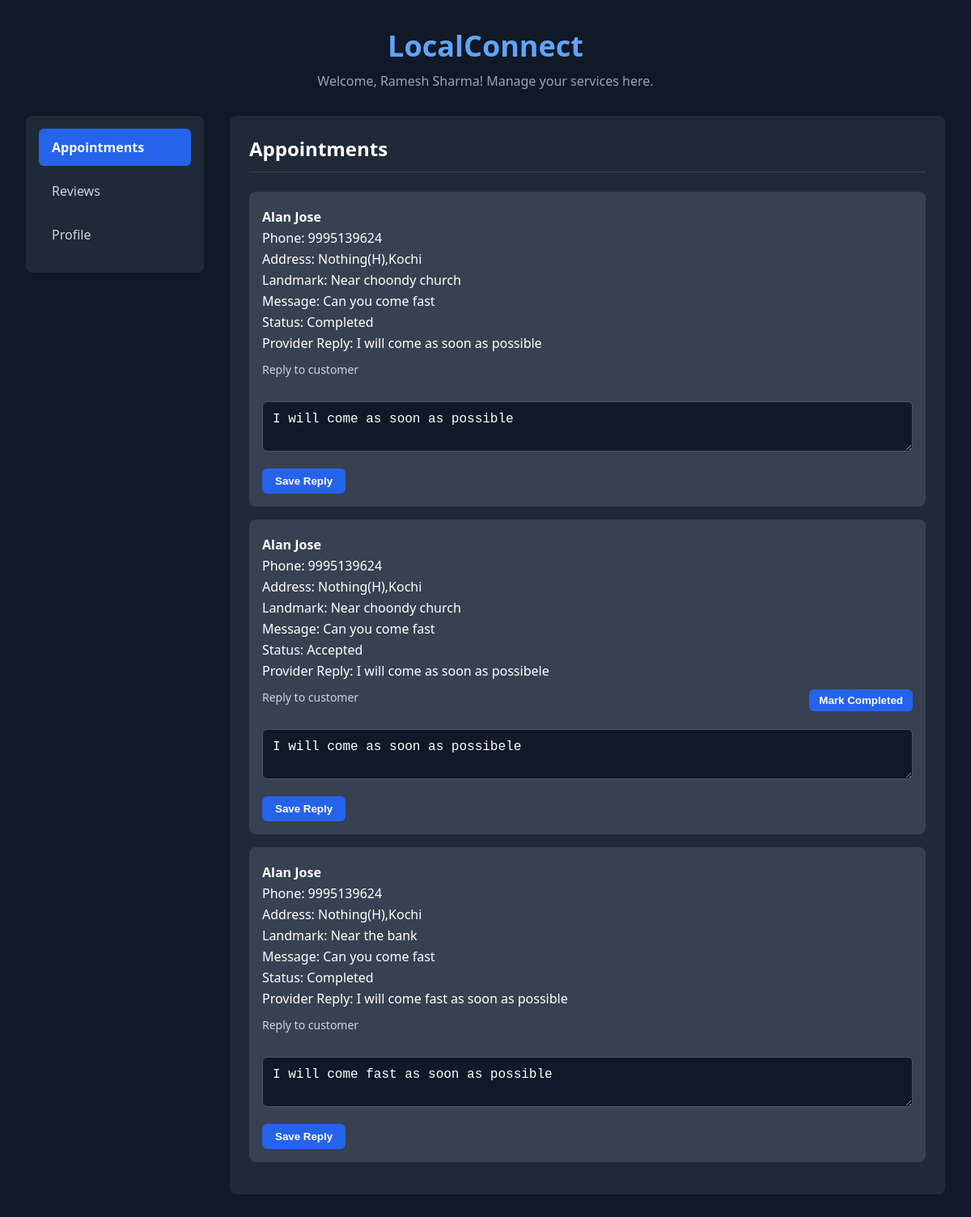
The page /dashboard_provider.php (signed in) on the database its author committed.
### tables this page shows
CREATE TABLE `users` (
  `user_id` int(11) NOT NULL,
  `name` varchar(50) NOT NULL,
  `email` varchar(60) NOT NULL,
  `password` varchar(100) NOT NULL,
  `phone` varchar(14) DEFAULT NULL,
  `role` enum('customer','provider','admin') DEFAULT 'customer',
  `status` enum('pending','approved','rejected') NOT NULL DEFAULT 'pending',
  `address` text DEFAULT NULL,
  `created_at` timestamp NOT NULL DEFAULT current_timestamp()
);

CREATE TABLE `appointments` (
  `appointment_id` int(11) NOT NULL,
  `user_id` int(11) NOT NULL,
  `provider_id` int(11) NOT NULL,
  `service_id` int(11) NOT NULL,
  `appointment_date` timestamp NOT NULL DEFAULT current_timestamp(),
  `address` text DEFAULT NULL,
  `landmark` varchar(255) DEFAULT NULL,
  `message` text DEFAULT NULL,
  `status` enum('Pending','Accepted','Rejected','Completed') NOT NULL DEFAULT 'Pending',
  `provider_reply` text DEFAULT NULL
);

### dashboard_provider.php (the view, shortened to what this page needs)
<?php
include 'Login_dbconn.php';
$provider_id = intval($_SESSION['user_id']);
$provider_data = null;
if ($stmt = $conn->prepare("SELECT name, status FROM users WHERE user_id = ? LIMIT 1")) {
    $stmt->bind_param("i", $provider_id);
    $stmt->execute();
    $res = $stmt->get_result();
    if ($res) {
        $provider_data = $res->fetch_assoc();
    }
}
$service = null;
if ($stmt = $conn->prepare("SELECT * FROM service_details WHERE provider_id = ? LIMIT 1")) {
    $stmt->bind_param("i", $provider_id);
    $stmt->execute();
    $res = $stmt->get_result();
    if ($res) {
        $service = $res->fetch_assoc();
    }
}
$profile_incomplete = true;
if ($service) {
    $profile_incomplete = false;
}
$appointments = [];
$sql = "SELECT * FROM appointments WHERE provider_id = ? ORDER BY appointment_id DESC";
if ($stmt = $conn->prepare($sql)) {
    $stmt->bind_param("i", $provider_id);
    $stmt->execute();
    $res = $stmt->get_result();
    if ($res) {
        while ($r = $res->fetch_assoc()) $appointments[] = $r;
    }
}
function getUserInfo($conn, $user_id) {
    $data = ['name' => 'Unknown', 'phone' => '', 'address' => ''];
    $sql = "SELECT name, phone, address FROM users WHERE user_id = ? LIMIT 1";
    if ($stmt = $conn->prepare($sql)) {
        $stmt->bind_param("i", $user_id);
        $stmt->execute();
        $res = $stmt->get_result();
        if ($res && $row = $res->fetch_assoc()) {
            $data = $row;
        }
    }
    return $data;
}
?>
<!doctype html>
<html>
<head>
  <link rel="stylesheet" href="dasboard_providerstyle.css">
</head>
<body>
<?php
  if ($provider_data && $provider_data['status'] === 'pending' && !$profile_incomplete):
?>
  <div class="verification-container">
    <div class="verification-panel">
      <div class="verification-icon">
        <svg xmlns="http://www.w3.org/2000/svg" width="48" height="48" fill="currentColor" viewBox="0 0 256 256"><path d="M128,24A104,104,0,1,0,232,128,104.11,104.11,0,0,0,128,24Zm0,192a88,88,0,1,1,88-88A88.1,88.1,0,0,1,128,216Zm64-88a8,8,0,0,1-8,8H128a8,8,0,0,1-8-8V72a8,8,0,0,1,16,0v48h48A8,8,0,0,1,192,128Z"></path></svg>
      </div>
      <h2>Profile Under Verification</h2>
      <p>Thank you for submitting your profile. It is currently being reviewed by our team. Once verified, your services will become visible to the public. You will be notified upon approval.</p>
    </div>
  </div>
<?php else: ?>
  <div class="container">
    <header class="header">
      <h1>LocalConnect</h1>
      <p>Welcome, <?= htmlspecialchars($provider_data['name'] ?? 'Provider') ?>! Manage your services here.</p>
    </header>
    <div class="dashboard-layout">
      <aside class="sidebar">
        <nav>
          <ul>
            <li><a href="#appointments" class="active">Appointments</a></li>
            <li><a href="#reviews">Reviews</a></li>
            <li><a href="#profile">Profile</a></li>
          </ul>
        </nav>
      </aside>
      <main class="main-content">
        <section id="appointments" class="content-section">
          <h2>Appointments</h2>
          <?php if (empty($appointments)): ?>
            <p>No appointments found.</p>
          <?php else: ?>
            <?php foreach ($appointments as $appt): ?>
              <?php
                $cust_id = $appt['user_id'] ?? 0;
                $cust_info = getUserInfo($conn, intval($cust_id));
              ?>
              <div class="appt-box">
                <p><strong><?= htmlspecialchars($cust_info['name']) ?></strong></p>
                <p>Phone: <?= htmlspecialchars($cust_info['phone']) ?></p>
                <p>Address: <?= htmlspecialchars($appt['address'] ?? $cust_info['address']) ?></p>
                <p>Landmark: <?= htmlspecialchars($appt['landmark'] ?? '') ?></p>
                <p>Message: <?= nl2br(htmlspecialchars($appt['message'] ?? '')) ?></p>
                <p>Status: <?= htmlspecialchars($appt['status'] ?? 'Pending') ?></p>
                <p>Provider Reply: <?= nl2br(htmlspecialchars($appt['provider_reply'] ?? '')) ?></p>
                <div class="appt-actions">
                  <?php if (strtolower(trim($appt['status'] ?? '')) === 'accepted'): ?>
                    <form method="POST" style="display:inline-block; float:right; margin-left:10px;">
                      <button type="submit" class="btn-complete" name="update_status" value="completed">Mark Completed</button>
                    </form>
                  <?php endif; ?>
                  <form method="POST" style="margin-top:8px;">
                    <label>Reply to customer</label><br>
                    <textarea name="provider_reply" rows="2" cols="50"><?= htmlspecialchars($appt['provider_reply'] ?? '') ?></textarea><br>
                    <button type="submit">Save Reply</button>
                  </form>
                </div>
              </div>
            <?php endforeach; ?>
          <?php endif; ?>
        </section>
      </main>
    </div>
  </div>
<?php endif; ?>
</body>
</html>

### dasboard_providerstyle.css (style rules this page uses)
:root { --color-gray-900: #111827; --color-gray-800: #1f2937; --color-gray-700: #374151; --color-gray-600: #4b5563; --color-gray-400: #9ca3af; --color-gray-300: #d1d5db; --color-white: #ffffff; --color-blue-400: #60a5fa; --color-blue-500: #3b82f6; --color-blue-600: #2563eb; --color-green-500: #22c55e; --color-green-600: #16a34a; --color-red-500: #ef4444; --color-red-600: #dc2626; --color-yellow-400: #facc15; }
*, *::before, *::after { box-sizing: border-box; }
body { margin: 0; font-family: system-ui, -apple-system, BlinkMacSystemFont, "Segoe UI", Roboto, Arial, sans-serif; background-color: var(--color-gray-900); color: var(--color-white); }
.container { width: 100%; padding: 1rem; }
@media (min-width: 768px) { .container { padding: 2rem; } }
.header { text-align: center; margin-bottom: 2rem; }
.header h1 { font-size: 2.25rem; font-weight: 700; color: var(--color-blue-400); margin: 0; }
.header p { color: var(--color-gray-400); margin-top: 0.5rem; }
.dashboard-layout { display: grid; grid-template-columns: 1fr; gap: 2rem; }
@media (min-width: 768px) { .dashboard-layout { grid-template-columns: 220px 1fr; align-items: flex-start; } }
.sidebar { background-color: var(--color-gray-800); border-radius: 0.5rem; padding: 1rem; height: fit-content; }
.sidebar ul { list-style: none; margin: 0; padding: 0; }
.sidebar li { margin-bottom: 0.5rem; }
.sidebar li a { display: block; padding: 0.75rem 1rem; color: var(--color-gray-300); text-decoration: none; border-radius: 0.375rem; transition: background-color 0.2s ease, color 0.2s ease; }
.sidebar li a.active { background-color: var(--color-blue-600); color: var(--color-white); font-weight: 600; }
.main-content { background-color: var(--color-gray-800); border-radius: 0.5rem; padding: 1.5rem; }
.main-content h2 { margin-top: 0; font-size: 1.5rem; border-bottom: 1px solid var(--color-gray-700); padding-bottom: 0.75rem; margin-bottom: 1.5rem; }
form label { display: block; font-size: 0.875rem; font-weight: 500; color: var(--color-gray-300); margin-bottom: 0.5rem; }
form input, form select, form textarea { width: 100%; background-color: var(--color-gray-900); border: 1px solid var(--color-gray-600); border-radius: 0.375rem; padding: 0.75rem; color: var(--color-white); font-size: 1rem; margin-bottom: 1rem; }
textarea { resize: vertical; }
button, .btn { font-weight: 600; padding: 0.5rem 1rem; border-radius: 0.375rem; border: none; cursor: pointer; transition: all 0.2s ease; }
button[type="submit"], .btn-primary { background-color: var(--color-blue-600); color: var(--color-white); }
.appt-box { background-color: var(--color-gray-700); padding: 1rem; border-radius: 0.5rem; margin-bottom: 1rem; }
.appt-box p { margin: 0.25rem 0; }
.appt-actions { margin-top: 0.75rem; }
.btn-complete { background: #28a745; color: white; border: none; padding: 6px 12px; border-radius: 6px; cursor: pointer; }

### rows shown on the page
users: name "Ramesh Sharma"
appointments: user.name "Alan Jose", user.phone "9995139624", address "Nothing(H),Kochi", landmark "Near choondy church", message "Can you come fast", status "Completed", provider_reply "I will come as soon as possible"
appointments: user.name "Alan Jose", user.phone "9995139624", address "Nothing(H),Kochi", landmark "Near choondy church", message "Can you come fast", status "Accepted", provider_reply "I will come as soon as possibele"
appointments: user.name "Alan Jose", user.phone "9995139624", address "Nothing(H),Kochi", landmark "Near the bank", message "Can you come fast", status "Completed", provider_reply "I will come fast as soon as possible"
